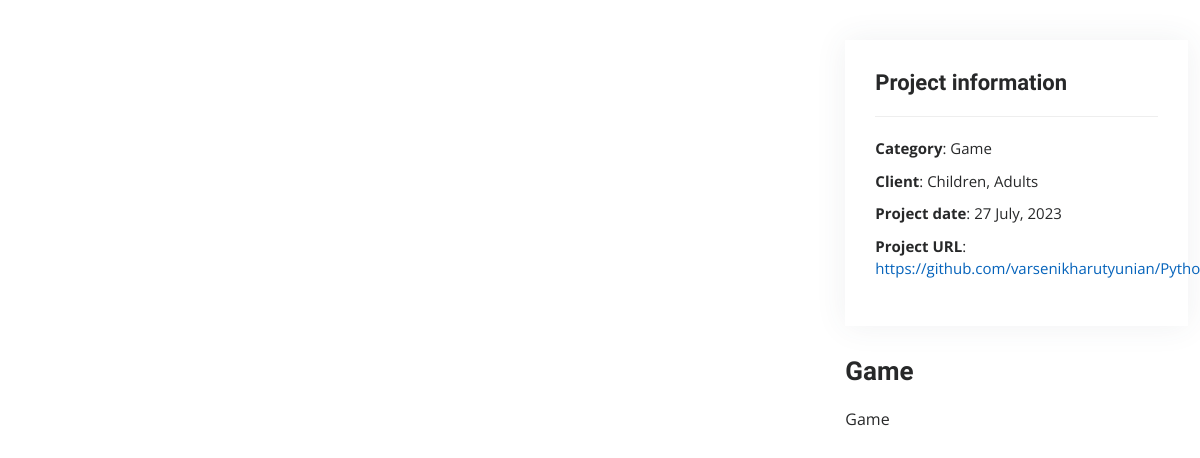
The app's page /portfolio_project/1, older data.
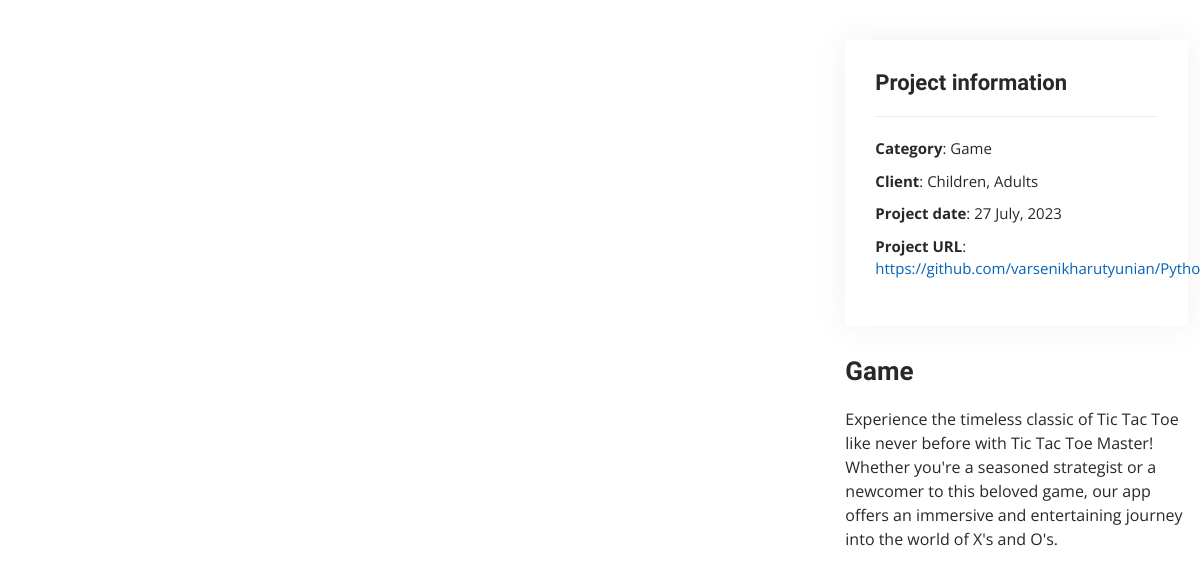
The same page, newer data.
### resume/models.py (models this page shows)
class PortfolioProject(models.Model):
    name = models.CharField(max_length=50)
    image = models.ImageField(upload_to="media")
    short_description = models.CharField(max_length=50)
    description = models.TextField(max_length=1000)
    category = models.CharField(max_length=50)
    client = models.CharField(max_length=50)
    url = models.URLField()

### resume/views.py (the view)
# urls.py: path("portfolio_project/<int:id>", portfolio_project, name="portfolio_project"),
def portfolio_project(request, id):
    project = get_object_or_404(PortfolioProject, id=id)
    return render(request, "portfolio-details.html", context={"project": project})

### resume/templates/portfolio-details.html (shortened to what this page needs)
<!DOCTYPE html>
<html lang="en">
<head>
  <link href="assets/vendor/aos/aos.css" rel="stylesheet">
  <link href="assets/vendor/bootstrap/css/bootstrap.min.css" rel="stylesheet">
  <link href="assets/vendor/bootstrap-icons/bootstrap-icons.css" rel="stylesheet">
  <link href="assets/vendor/boxicons/css/boxicons.min.css" rel="stylesheet">
  <link href="assets/vendor/glightbox/css/glightbox.min.css" rel="stylesheet">
  <link href="assets/vendor/swiper/swiper-bundle.min.css" rel="stylesheet">
  <link href="assets/css/style.css" rel="stylesheet">
</head>
<body>
  <main id="main">
    <section id="portfolio-details" class="portfolio-details">
      <div class="container">
        <div class="row gy-4">
          <div class="col-lg-8">
            <div class="portfolio-details-slider swiper">
              <div class="swiper-wrapper align-items-center">
                <div class="swiper-slide">
                </div>
        </div>
      </div>
    </div>
          <div class="col-lg-4">
            <div class="portfolio-info">
              <h3>Project information</h3>
              <ul>
                <li><strong>Category</strong>: {{project.category}}</li>
                <li><strong>Client</strong>: {{project.client}}</li>
                <li><strong>Project date</strong>: 27 July, 2023</li>
                <li><strong>Project URL</strong>: <a href="{{project.url}}" target="_blank">{{project.url}}</a></li>
              </ul>
            </div>
            <div class="portfolio-description">
              <h2>{{project.short_description}}</h2>
              <p>{{project.description}}</p>
            </div>
          </div>
        </div>
      </div>
    </section>
  </main>
</body>
</html>

### resume/static/assets/css/style.css (style rules this page uses)
body { font-family: "Open Sans", sans-serif; color: #272829; }
a { color: #0563bb; text-decoration: none; }
h1, h2, h3, h4, h5, h6 { font-family: "Raleway", sans-serif; }
@media (min-width: 991px) { #main { margin-left: 100px; } }
section { padding: 60px 0; overflow: hidden; }
.portfolio-details { padding-top: 40px; }
.portfolio-details .portfolio-info { padding: 30px; box-shadow: 0px 0 30px rgba(69, 80, 91, 0.08); }
.portfolio-details .portfolio-info h3 { font-size: 22px; font-weight: 700; margin-bottom: 20px; padding-bottom: 20px; border-bottom: 1px solid #eee; }
.portfolio-details .portfolio-info ul { list-style: none; padding: 0; font-size: 15px; }
.portfolio-details .portfolio-info ul li+li { margin-top: 10px; }
.portfolio-details .portfolio-description { padding-top: 30px; }
.portfolio-details .portfolio-description h2 { font-size: 26px; font-weight: 700; margin-bottom: 20px; }
.portfolio-details .portfolio-description p { padding: 0; }

Row changes from the older to the newer data that the page shows:
changed PortfolioProject "Game": description "Game" → "Experience the timeless classic of Tic Tac Toe like never before with Tic Tac Toe Master! Whether you're a seasoned strategist or a newcomer to this beloved game, our app offers an immersive and entertaining journey into the world of X's and O's."
